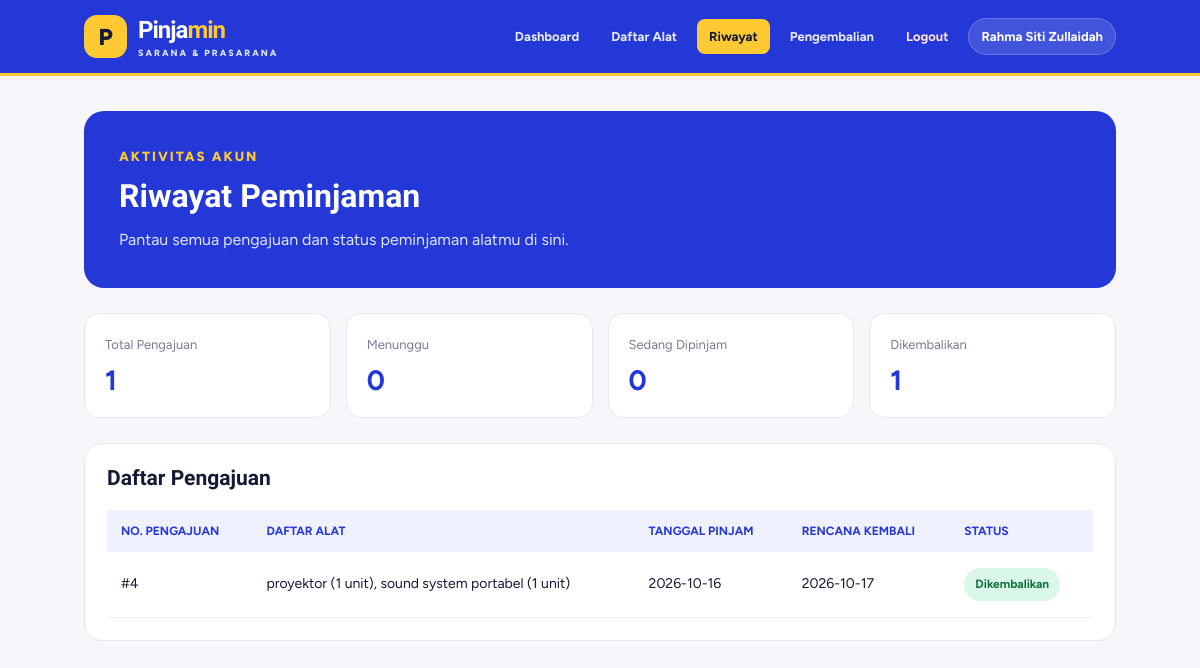
The app's page /peminjam/riwayat.php (signed in) with its own data.
### tables this page shows
CREATE TABLE `peminjam` (
  `id_peminjam` int(11) NOT NULL,
  `username` varchar(50) NOT NULL,
  `nisn` varchar(10) NOT NULL,
  `kelas` varchar(20) NOT NULL,
  `jenis_peminjam` enum('siswa','guru','','') NOT NULL,
  `login_username` varchar(50) DEFAULT NULL,
  `password` varchar(255) DEFAULT NULL
);

CREATE TABLE `peminjaman` (
  `id_peminjaman` int(11) NOT NULL,
  `id_peminjam` int(11) DEFAULT NULL,
  `id_alat` int(11) NOT NULL,
  `id_petugas` int(11) DEFAULT NULL,
  `jumlah` int(100) NOT NULL,
  `tgl_pinjam` date NOT NULL,
  `tgl_rencana_kembali` date NOT NULL,
  `status` enum('menunggu','dipinjam','ditolak','dikembalikan') NOT NULL DEFAULT 'menunggu'
);

### peminjam/riwayat.php (the view, shortened to what this page needs)
<?php
include '../koneksi.php';
function e($value) {
    return htmlspecialchars((string) ($value ?? ''), ENT_QUOTES, 'UTF-8');
}
$id_peminjam = (int) $_SESSION['id_peminjam'];
$stmtUser = mysqli_prepare(
    $koneksi,
    "SELECT username FROM peminjam WHERE id_peminjam = ? LIMIT 1"
);
mysqli_stmt_bind_param($stmtUser, "i", $id_peminjam);
mysqli_stmt_execute($stmtUser);
$peminjam = mysqli_fetch_assoc(mysqli_stmt_get_result($stmtUser));
$sql = "SELECT
            p.id_peminjaman,
            p.tgl_pinjam,
            p.tgl_rencana_kembali,
            p.status,
            COALESCE(
                GROUP_CONCAT(
                    CONCAT(a.nama_alat, ' (', d.jumlah, ' unit)')
                    ORDER BY a.nama_alat
                    SEPARATOR ', '
                ),
                CONCAT(a1.nama_alat, ' (', p.jumlah, ' unit)')
            ) AS daftar_alat
        FROM peminjaman p
        LEFT JOIN detail_peminjaman d
            ON d.id_peminjaman = p.id_peminjaman
        LEFT JOIN alat a
            ON a.id_alat = d.id_alat
        LEFT JOIN alat a1
            ON a1.id_alat = p.id_alat
        WHERE p.id_peminjam = ?
        GROUP BY
            p.id_peminjaman,
            p.tgl_pinjam,
            p.tgl_rencana_kembali,
            p.status,
            a1.nama_alat,
            p.jumlah
        ORDER BY p.id_peminjaman DESC";
$stmt = mysqli_prepare($koneksi, $sql);
mysqli_stmt_bind_param($stmt, "i", $id_peminjam);
mysqli_stmt_execute($stmt);
$hasil = mysqli_stmt_get_result($stmt);
$total = 0;
$menunggu = 0;
$dipinjam = 0;
$dikembalikan = 0;
$data = [];
while ($row = mysqli_fetch_assoc($hasil)) {
    $data[] = $row;
    $total++;
    if ($row['status'] === 'dikembalikan') {
        $dikembalikan++;
    }
}
?>
<!DOCTYPE html>
<html lang="id">
<head>
</head>
<body>
<header class="navbar">
    <a href="index.php" class="logo">
        <div class="logo-mark">P</div>
        <div>
            <div class="logo-name">Pinja<span>min</span></div>
            <small>SARANA &amp; PRASARANA</small>
        </div>
    </a>
    <nav class="nav-links">
        <a href="index.php">Dashboard</a>
        <a href="alat.php">Daftar Alat</a>
        <a href="riwayat.php" class="active">Riwayat</a>
        <a href="pengembalian.php">Pengembalian</a>
        <a href="../logout.php" class="logout"
           onclick="return confirm('Yakin ingin keluar?')">Logout</a>
        <a href="#" class="user-name"><?= e($peminjam['username']) ?></a>
    </nav>
</header>
<main class="container">
    <section class="hero">
        <small>AKTIVITAS AKUN</small>
        <h1>Riwayat Peminjaman</h1>
        <p>Pantau semua pengajuan dan status peminjaman alatmu di sini.</p>
    </section>
    <section class="stats">
        <div class="stat">
            <span>Total Pengajuan</span>
            <h2><?= $total ?></h2>
        </div>
        <div class="stat">
            <span>Menunggu</span>
            <h2><?= $menunggu ?></h2>
        </div>
        <div class="stat">
            <span>Sedang Dipinjam</span>
            <h2><?= $dipinjam ?></h2>
        </div>
        <div class="stat">
            <span>Dikembalikan</span>
            <h2><?= $dikembalikan ?></h2>
        </div>
    </section>
    <section class="panel">
        <h2>Daftar Pengajuan</h2>
        <?php if (count($data) > 0): ?>
            <div class="table-wrap">
                <table>
                    <thead>
                        <tr>
                            <th>No. Pengajuan</th>
                            <th>Daftar Alat</th>
                            <th>Tanggal Pinjam</th>
                            <th>Rencana Kembali</th>
                            <th>Status</th>
                        </tr>
                    </thead>
                    <tbody>
                        <?php foreach ($data as $row): ?>
                            <tr>
                                <td>#<?= (int) $row['id_peminjaman'] ?></td>
                                <td><?= e($row['daftar_alat']) ?></td>
                                <td><?= e($row['tgl_pinjam']) ?></td>
                                <td><?= e($row['tgl_rencana_kembali']) ?></td>
                                <td>
                                    <span class="status <?= e($row['status']) ?>">
                                        <?= e(ucfirst($row['status'])) ?>
                                    </span>
                                </td>
                            </tr>
                        <?php endforeach; ?>
                    </tbody>
                </table>
            </div>
        <?php endif; ?>
    </section>
</main>
</body>
</html>

### peminjam/riwayat.php (style rules this page uses)
:root { --biru: #2338d6; --kuning: #ffc933; --teks: #131a33; --latar: #f7f7fb; --putih: #ffffff; --abu: #777b91; --garis: #e7e8f0; --hijau: #12805c; --merah: #c0392b; }
* { margin: 0; padding: 0; box-sizing: border-box; }
body { font-family: 'Figtree', Arial, sans-serif; background: var(--latar); color: var(--teks); }
.navbar { position: sticky; top: 0; z-index: 100; min-height: 76px; padding: 15px 7%; display: flex; align-items: center; justify-content: space-between; gap: 20px; flex-wrap: wrap; background: var(--biru); border-bottom: 3px solid var(--kuning); }
.logo { display: flex; align-items: center; gap: 11px; color: white; text-decoration: none; }
.logo-mark { width: 43px; height: 43px; display: grid; place-items: center; border-radius: 13px; background: var(--kuning); color: var(--teks); font-size: 23px; font-weight: 800; }
.logo-name { font-family: 'Bricolage Grotesque', sans-serif; font-size: 24px; font-weight: 800; letter-spacing: -1px; }
.logo-name span { color: var(--kuning); }
.logo small { display: block; margin-top: 3px; color: #dce2ff; font-size: 9px; font-weight: 800; letter-spacing: 2px; }
.nav-links { display: flex; align-items: center; gap: 8px; flex-wrap: wrap; }
.nav-links a { color: #e5e9ff; text-decoration: none; font-size: 13px; font-weight: 700; padding: 10px 12px; border-radius: 8px; transition: .2s; }
.nav-links a:hover, .nav-links a.active { background: var(--kuning); color: var(--teks); }
.nav-links .logout { color: #ffe0e0; }
.nav-links .user-name { background: rgba(255, 255, 255, .14); color: white; border: 1px solid rgba(255, 255, 255, .2); border-radius: 25px; }
.container { width: 86%; max-width: 1200px; margin: 35px auto; }
.hero { background: var(--biru); color: white; padding: 35px; border-radius: 20px; margin-bottom: 25px; }
.hero small { color: var(--kuning); font-weight: 800; letter-spacing: 2px; }
.hero h1 { font-family: 'Bricolage Grotesque', sans-serif; font-size: 32px; margin: 12px 0; }
.hero p { color: #e0e4ff; line-height: 1.6; }
.stats { display: grid; grid-template-columns: repeat(auto-fit, minmax(150px, 1fr)); gap: 15px; margin-bottom: 25px; }
.stat { background: white; border: 1px solid var(--garis); border-radius: 15px; padding: 20px; }
.stat span { color: var(--abu); font-size: 13px; }
.stat h2 { color: var(--biru); font-size: 28px; margin-top: 10px; }
.panel { background: white; border: 1px solid var(--garis); border-radius: 18px; padding: 22px; }
.panel h2 { font-family: 'Bricolage Grotesque', sans-serif; font-size: 21px; margin-bottom: 20px; }
.table-wrap { overflow-x: auto; }
table { width: 100%; border-collapse: collapse; min-width: 750px; }
th { background: #f0f1ff; color: var(--biru); text-align: left; padding: 14px; font-size: 12px; text-transform: uppercase; }
td { padding: 16px 14px; border-bottom: 1px solid #eeeef6; font-size: 14px; line-height: 1.6; }
.status { display: inline-block; padding: 7px 11px; border-radius: 20px; font-size: 12px; font-weight: 700; white-space: nowrap; }
.dikembalikan { background: #d9f8e7; color: #147342; }

### records on screen
peminjam: username "Rahma Siti Zullaidah"
peminjaman: id_peminjaman "4", daftar_alat "proyektor (1 unit), sound system portabel (1 unit)", tgl_pinjam "2026-10-16", tgl_rencana_kembali "2026-10-17", status "Dikembalikan"

### other values on screen
$total "1"
$menunggu "0"
$dipinjam "0"
$dikembalikan "1"
